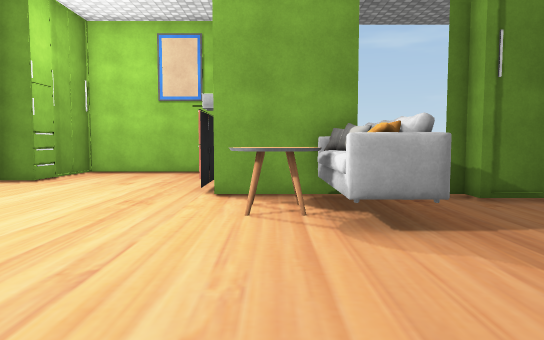
[1] (above)

13 first-person views from a walk through a Unity game level. The camera is 1.2 m above the floor, tilts 4° down and sees 70° across. The floor is counted in squares, 1 m on a side. Each view is taken from the middle of a square. On the plan, view 1 faces up. The plan holds only what a view shows up to about 15 squares ahead; the rest is blank. The place goes on beyond the plan. Some surface patterns are stand-ins.

[2]
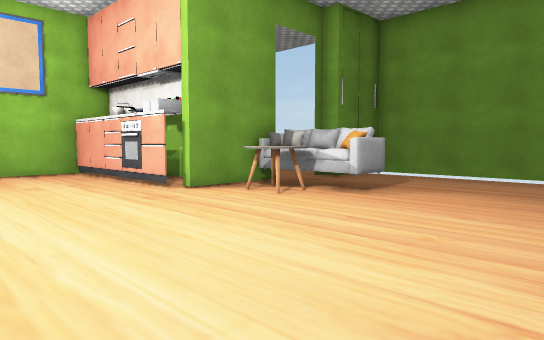

[3]
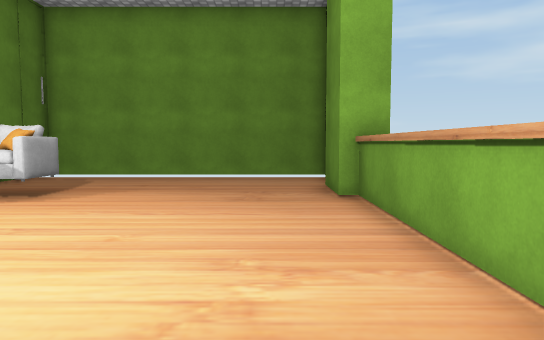

[4]
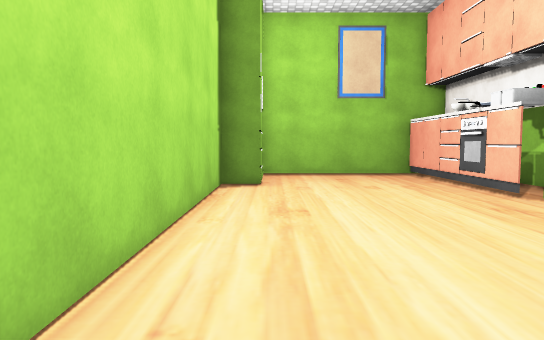

[5]
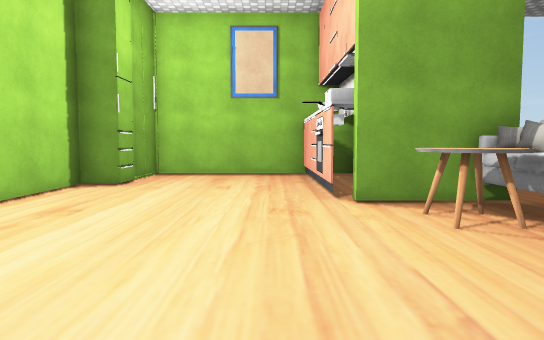

[6]
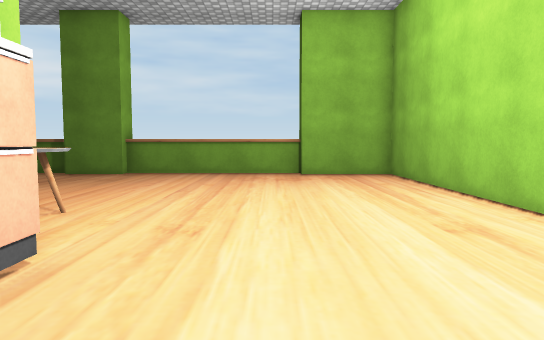

[7]
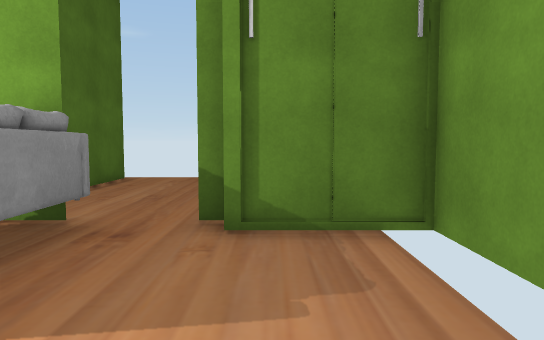

[8]
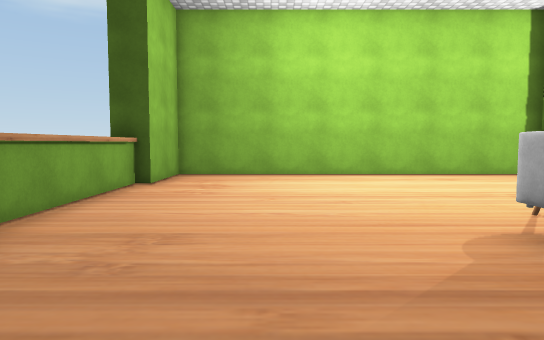

[9]
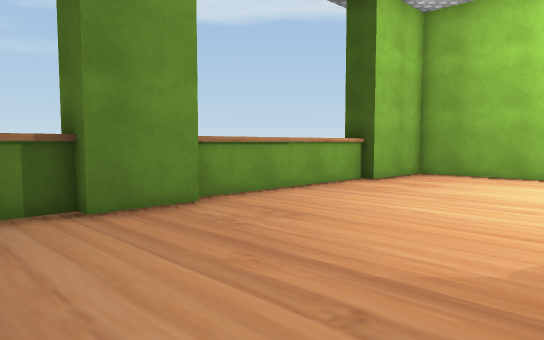

[10]
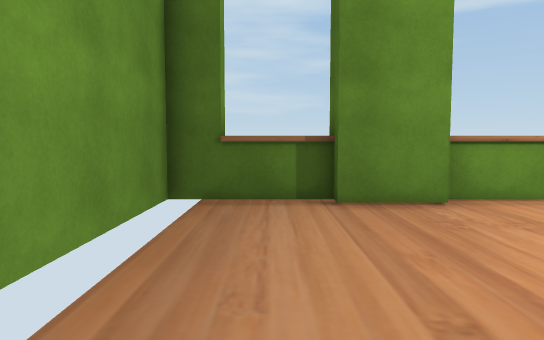

[11]
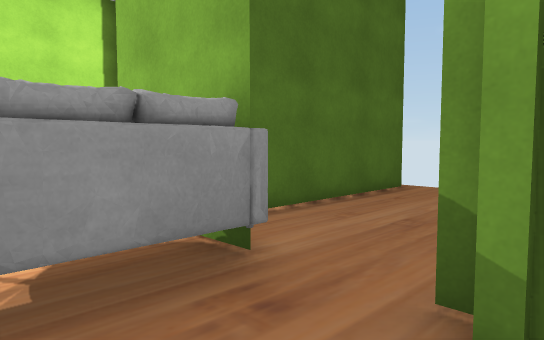

[12]
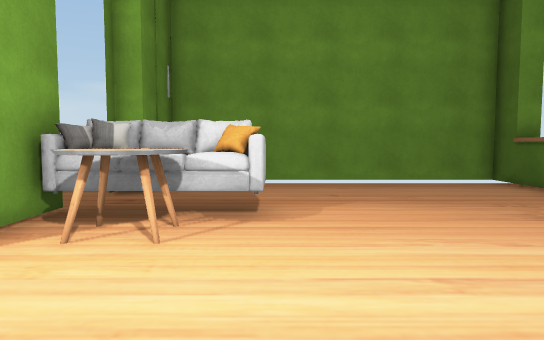

[13]
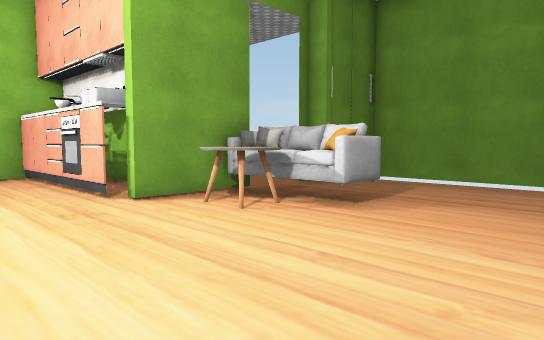

### Floor plan
Key: @ floor where view 1 was taken; # wall or solid block; . floor; ^ raised ledge; O other object.
Columns run from 8 left of view 1 to 7 right of it. Each row starts with its distance up from view 1.
 16  ########..
 15  #....OO#...
 14  #....OO#...
 13  #....OO#...
 12 ##....OO#...
 11 #.....OO#....
 10 #.....OO#.....
  9 #......###....
  8 #.......OOO.####
  7 #......OOOO....#
  6 #.......OOO....#
  5 #........OO....#
  4 #..............#
  3 #..............#
  2 #..............#
  1 #..............#
  0 #.......@......#
 -1 ##  ......   ..#
 -2   #^^^^^^^##^^^#
 -3    #      ### #

Where each view was taken, in squares from view 1:
view 1: 0 up, 0 right, facing up
view 2: 0 up, 7 left, facing up-right
view 3: 0 up, 7 left, facing right
view 4: 1 up, 7 left, facing up
view 5: 1 up, 3 left, facing up
view 6: 13 up, 4 left, facing down
view 7: 3 up, 5 right, facing up
view 8: 2 up, 6 right, facing left
view 9: 5 up, 6 right, facing down-left
view 10: 6 up, 5 right, facing down
view 11: 6 up, 5 right, facing up-left
view 12: 5 up, 5 left, facing right
view 13: 1 up, 5 left, facing up-right
